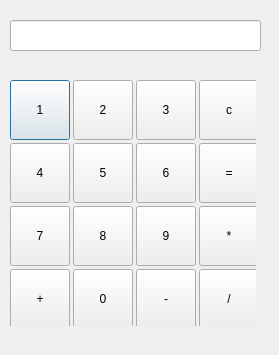
<?xml version="1.0" encoding="UTF-8"?>
<ui version="4.0">
 <class>Dialog</class>
 <widget class="QDialog" name="Dialog">
  <property name="geometry">
   <rect>
    <x>0</x>
    <y>0</y>
    <width>279</width>
    <height>355</height>
   </rect>
  </property>
  <property name="windowTitle">
   <string>Dialog</string>
  </property>
  <widget class="QLineEdit" name="lineEdit">
   <property name="geometry">
    <rect>
     <x>10</x>
     <y>20</y>
     <width>251</width>
     <height>31</height>
    </rect>
   </property>
  </widget>
  <widget class="QWidget" name="">
   <property name="geometry">
    <rect>
     <x>10</x>
     <y>80</y>
     <width>246</width>
     <height>246</height>
    </rect>
   </property>
   <layout class="QGridLayout" name="gridLayout">
    <item row="0" column="0">
     <widget class="QPushButton" name="num_1">
      <property name="minimumSize">
       <size>
        <width>60</width>
        <height>60</height>
       </size>
      </property>
      <property name="maximumSize">
       <size>
        <width>60</width>
        <height>60</height>
       </size>
      </property>
      <property name="text">
       <string>1</string>
      </property>
     </widget>
    </item>
    <item row="0" column="1">
     <widget class="QPushButton" name="num_2">
      <property name="minimumSize">
       <size>
        <width>60</width>
        <height>60</height>
       </size>
      </property>
      <property name="maximumSize">
       <size>
        <width>60</width>
        <height>60</height>
       </size>
      </property>
      <property name="text">
       <string>2</string>
      </property>
     </widget>
    </item>
    <item row="0" column="2">
     <widget class="QPushButton" name="num_3">
      <property name="minimumSize">
       <size>
        <width>60</width>
        <height>60</height>
       </size>
      </property>
      <property name="maximumSize">
       <size>
        <width>60</width>
        <height>60</height>
       </size>
      </property>
      <property name="text">
       <string>3</string>
      </property>
     </widget>
    </item>
    <item row="0" column="3">
     <widget class="QPushButton" name="op_c">
      <property name="minimumSize">
       <size>
        <width>60</width>
        <height>60</height>
       </size>
      </property>
      <property name="maximumSize">
       <size>
        <width>60</width>
        <height>60</height>
       </size>
      </property>
      <property name="text">
       <string>c</string>
      </property>
     </widget>
    </item>
    <item row="1" column="0">
     <widget class="QPushButton" name="num_4">
      <property name="minimumSize">
       <size>
        <width>60</width>
        <height>60</height>
       </size>
      </property>
      <property name="maximumSize">
       <size>
        <width>60</width>
        <height>60</height>
       </size>
      </property>
      <property name="text">
       <string>4</string>
      </property>
     </widget>
    </item>
    <item row="1" column="1">
     <widget class="QPushButton" name="num_5">
      <property name="minimumSize">
       <size>
        <width>60</width>
        <height>60</height>
       </size>
      </property>
      <property name="maximumSize">
       <size>
        <width>60</width>
        <height>60</height>
       </size>
      </property>
      <property name="text">
       <string>5</string>
      </property>
     </widget>
    </item>
    <item row="1" column="2">
     <widget class="QPushButton" name="num_6">
      <property name="minimumSize">
       <size>
        <width>60</width>
        <height>60</height>
       </size>
      </property>
      <property name="maximumSize">
       <size>
        <width>60</width>
        <height>60</height>
       </size>
      </property>
      <property name="text">
       <string>6</string>
      </property>
     </widget>
    </item>
    <item row="1" column="3">
     <widget class="QPushButton" name="op_eq">
      <property name="minimumSize">
       <size>
        <width>60</width>
        <height>60</height>
       </size>
      </property>
      <property name="maximumSize">
       <size>
        <width>60</width>
        <height>60</height>
       </size>
      </property>
      <property name="text">
       <string>=</string>
      </property>
     </widget>
    </item>
    <item row="2" column="0">
     <widget class="QPushButton" name="num_7">
      <property name="minimumSize">
       <size>
        <width>60</width>
        <height>60</height>
       </size>
      </property>
      <property name="maximumSize">
       <size>
        <width>60</width>
        <height>60</height>
       </size>
      </property>
      <property name="text">
       <string>7</string>
      </property>
     </widget>
    </item>
    <item row="2" column="1">
     <widget class="QPushButton" name="num_8">
      <property name="minimumSize">
       <size>
        <width>60</width>
        <height>60</height>
       </size>
      </property>
      <property name="maximumSize">
       <size>
        <width>60</width>
        <height>60</height>
       </size>
      </property>
      <property name="text">
       <string>8</string>
      </property>
     </widget>
    </item>
    <item row="2" column="2">
     <widget class="QPushButton" name="num_9">
      <property name="minimumSize">
       <size>
        <width>60</width>
        <height>60</height>
       </size>
      </property>
      <property name="maximumSize">
       <size>
        <width>60</width>
        <height>60</height>
       </size>
      </property>
      <property name="text">
       <string>9</string>
      </property>
     </widget>
    </item>
    <item row="2" column="3">
     <widget class="QPushButton" name="op_mul">
      <property name="minimumSize">
       <size>
        <width>60</width>
        <height>60</height>
       </size>
      </property>
      <property name="maximumSize">
       <size>
        <width>60</width>
        <height>60</height>
       </size>
      </property>
      <property name="text">
       <string>*</string>
      </property>
     </widget>
    </item>
    <item row="3" column="0">
     <widget class="QPushButton" name="op_add">
      <property name="minimumSize">
       <size>
        <width>60</width>
        <height>60</height>
       </size>
      </property>
      <property name="maximumSize">
       <size>
        <width>60</width>
        <height>60</height>
       </size>
      </property>
      <property name="text">
       <string>+</string>
      </property>
     </widget>
    </item>
    <item row="3" column="1">
     <widget class="QPushButton" name="num_0">
      <property name="minimumSize">
       <size>
        <width>60</width>
        <height>60</height>
       </size>
      </property>
      <property name="maximumSize">
       <size>
        <width>60</width>
        <height>60</height>
       </size>
      </property>
      <property name="text">
       <string>0</string>
      </property>
     </widget>
    </item>
    <item row="3" column="2">
     <widget class="QPushButton" name="op_minus">
      <property name="minimumSize">
       <size>
        <width>60</width>
        <height>60</height>
       </size>
      </property>
      <property name="maximumSize">
       <size>
        <width>60</width>
        <height>60</height>
       </size>
      </property>
      <property name="text">
       <string>-</string>
      </property>
     </widget>
    </item>
    <item row="3" column="3">
     <widget class="QPushButton" name="op_divid">
      <property name="minimumSize">
       <size>
        <width>60</width>
        <height>60</height>
       </size>
      </property>
      <property name="maximumSize">
       <size>
        <width>60</width>
        <height>60</height>
       </size>
      </property>
      <property name="text">
       <string>/</string>
      </property>
     </widget>
    </item>
   </layout>
  </widget>
 </widget>
 <resources/>
 <connections/>
</ui>
